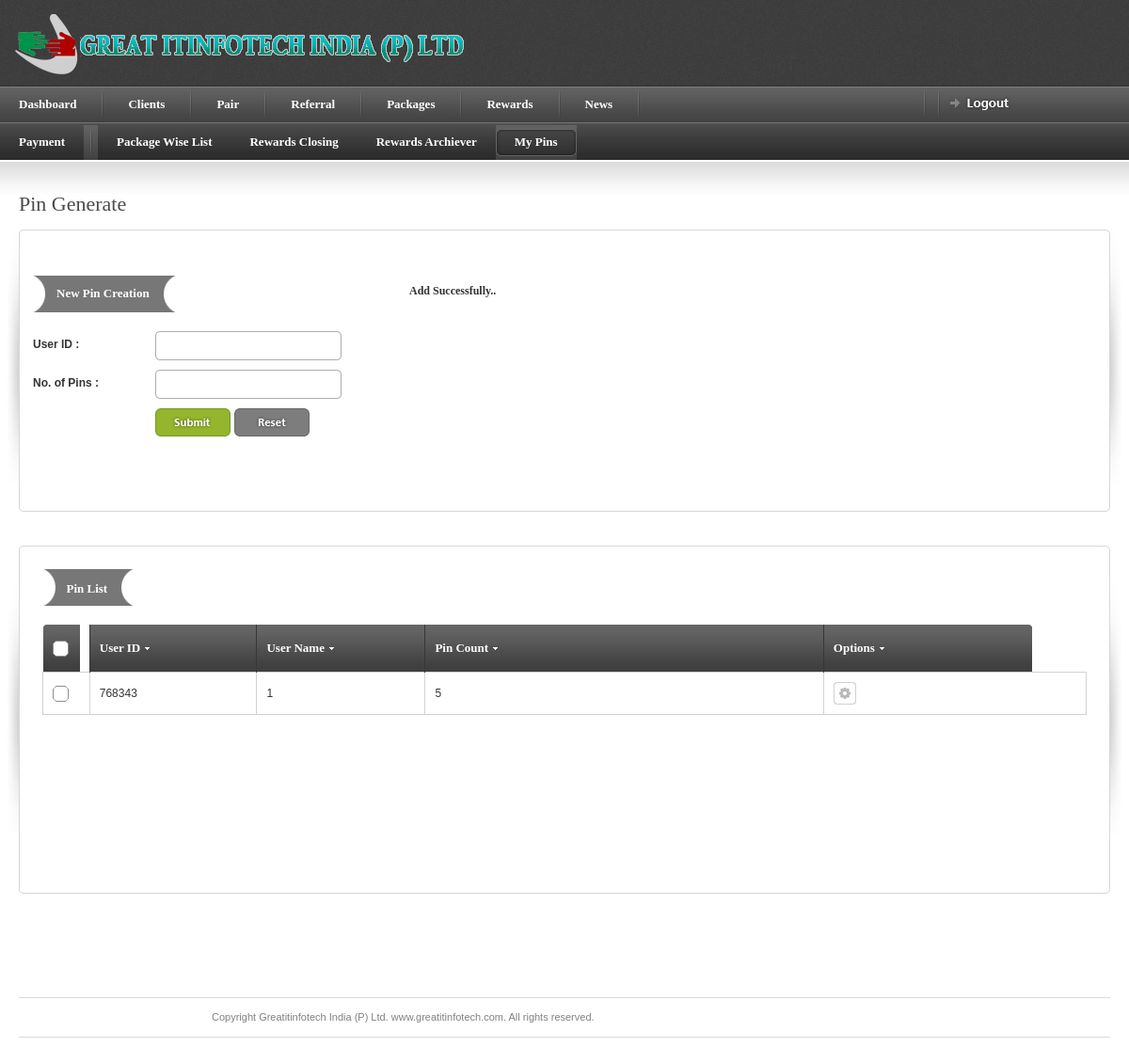
The page /admin/pin_generate.php?msg=suc (signed in) on the database its author committed.
### tables this page shows
CREATE TABLE IF NOT EXISTS `my_pins` (
  `pin_id` int(10) NOT NULL AUTO_INCREMENT,
  `user_id` int(10) NOT NULL,
  `client_id` int(11) NOT NULL,
  `pin_count` int(10) NOT NULL,
  `created_dte` date NOT NULL,
  PRIMARY KEY (`pin_id`)
);

### admin/pin_generate.php (the view, shortened to what this page needs)
<?php
$msg = "";
$pgtitle = "New Pin Creation";
if(isset($_GET['msg']))
{
  $msg = $_GET['msg'];
}
?>
<!DOCTYPE html PUBLIC "-//W3C//DTD XHTML 1.0 Strict//EN" "http://www.w3.org/TR/xhtml1/DTD/xhtml1-strict.dtd">
<html xmlns="http://www.w3.org/1999/xhtml">
<head>
<link rel="stylesheet" href="css/screen.css" type="text/css" media="screen" title="default" />
<link rel="stylesheet" href="css/datePicker.css" type="text/css" />
</head>
<body>
<?php require_once("header.php"); ?>
<div id="content-outer">
<div id="content">
	<div id="page-heading">
		<h1>Pin Generate</h1>
	</div>
	<table border="0" width="100%" cellpadding="0" cellspacing="0" id="content-table">
  <tr>
    <th rowspan="3" class="sized"><img src="images/shared/side_shadowleft.jpg" width="20" height="300" alt="" /></th>
    <th class="topleft"></th>
    <td id="tbl-border-top">&nbsp;</td>
    <th class="topright"></th>
    <th rowspan="3" class="sized"><img src="images/shared/side_shadowright.jpg" width="20" height="300" alt="" /></th>
  </tr>
  <tr>
    <td id="tbl-border-left"></td>
    <td>
        <div id="content-table-inner">
<form name="frm" id="frm" method="post" action="ins_pin_generate.php">
		  <table border="0" width="100%" cellpadding="0" cellspacing="0">
            <tr valign="top">
              <td>
                  <div id="step-holder">
                    <div class="step-dark-left"><a href=""><?php echo $pgtitle; ?></a></div>
                    <div class="step-dark-right">&nbsp;</div>
					<?php if($msg=='suc') { ?>
                    <div class="errmsg"><strong>Add Successfully..</strong></div>
					<?php } ?>
                  </div>
                  <table border="0" cellpadding="0" cellspacing="0"  id="id-form">
                    <tr>
                      <th valign="top">User ID  : </th>
                      <td><input name="usr_id" type="text" class="inp-form" id="usr_id" value=""/></td>
                    </tr>
                    <tr>
                      <th valign="top">No. of Pins : </th>
                      <td><input name="pin" type="text" class="inp-form" id="pin" value=""/>
                        <br />                      </td><td></td>
                    </tr>
                    <tr>
                      <th>&nbsp;</th>
                      <td valign="top"><input name="button" type="submit" class="form-submit" value="Send" />
                          <input name="reset" type="reset" class="form-reset" value=""  />                        </td>
                    </tr>
                  </table>
              </td>
            </tr>
            <tr>
              <td><img src="images/shared/blank.gif" width="695" height="1" alt="blank" /></td>
            </tr>
          </table>
		  </form>
        </div>
    </td>
    <td id="tbl-border-right"></td>
  </tr>
  <tr>
    <th class="sized bottomleft"></th>
    <td id="tbl-border-bottom">&nbsp;</td>
    <th class="sized bottomright"></th>
  </tr>
</table>
<br /><br />
<table border="0" width="100%" cellpadding="0" cellspacing="0" id="content-table">
	<tr>
		<th rowspan="3" class="sized"><img src="images/shared/side_shadowleft.jpg" width="20" height="300" alt="" /></th>
		<th class="topleft"></th>
		<td id="tbl-border-top">&nbsp;</td>
		<th class="topright"></th>
		<th rowspan="3" class="sized"><img src="images/shared/side_shadowright.jpg" width="20" height="300" alt="" /></th>
	</tr>
	<tr>
		<td id="tbl-border-left"></td>
		<td>
		<div id="content-table-inner">
			<div id="table-content">
<form id="mainform" action="">
				<table border="0" width="100%" cellpadding="0" cellspacing="0" id="product-table">
				<tr>
				  <th colspan="5">
				  <div id="step-holder">
                    <div class="step-dark-left"><a href="">Pin List </a></div>
                    <div class="step-dark-right">&nbsp;</div>
                  </div></th>
				  </tr>
				<tr>
				<th width="49" class="table-header-check"><a id="toggle-all" ></a> </th>
				<th width="140" class="table-header-repeat line-left minwidth-1"><a href="">User ID </a>	</th>
				<th width="141" class="table-header-repeat line-left"><a href="">User Name </a></th>
				<th width="335" class="table-header-repeat line-left"><a href="">Pin Count </a></th>
				<th width="238" class="table-header-options line-left"><a href="">Options</a></th>
				</tr>
				<?php
				$sqlstr = "select * from my_pins";
				$res = mysql_query($sqlstr) or die(mysql_error());
				$num = mysql_num_rows($res);
				if($num!=0)
				{
				while($result = mysql_fetch_array($res))
				{ ?>
					<tr>
						<td><input  type="checkbox"/></td>
						<td><?php echo $result['user_id']; ?></td>
						<td><?php echo $result['client_id']; ?></td>
						<td class="options-width"><?php echo $result['pin_count']; ?></td>
						<td class="options-width">
			<a href="view_pins.php?pinid=<?php echo $result['pin_id']; ?>" title="View" class="icon-1 info-tooltip"></a></td>
					</tr>
			<?php } } else { ?>
				<tr><td colspan="5" align="center">No Rewards Found..</td></tr>
			<?php } ?>
				</table>
			  </form>
			</div>
        </div>
		</td>
		<td id="tbl-border-right"></td>
	</tr>
	<tr>
		<th class="sized bottomleft"></th>
		<td id="tbl-border-bottom">&nbsp;</td>
		<th class="sized bottomright"></th>
	</tr>
	</table>
</div>
</div>
<?php require_once("footer.php"); ?>
</body>
</html>

### admin/css/screen.css (style rules this page uses)
* { margin: 0; padding: 0; }
html, body { height: 100%; }
body { background: #fff; color: #393939; font-family: Arial; font-size: 0px; line-height: 0; }
#content-outer { background: url(../images/shared/content_repeat.jpg) repeat-x; }
#content { color: #333; font-family: Arial, Helvetica, sans-serif; font-size: 12px; line-height: 18px; margin: 0 auto 0 auto; max-width: 1260px; min-width: 780px; padding: 35px 0px 30px 0px; }
#content-table { font-size: 0px; line-height: 0px; }
#content-table th.sized { height: 15px; width: 15px; padding: 0; margin: 0; font-size: 0px; line-height: 0px; }
#content-table-inner { font-size: 12px; line-height: 12px; padding: 10px 0 20px 0; }
#tbl-border-top { background: url(../images/shared/border_bit.jpg) top repeat-x; line-height: 0;font-size: 0px; height: 15px; }
#tbl-border-bottom { background: url(../images/shared/border_bit.jpg) bottom repeat-x; line-height: 0;font-size: 0px; height: 15px; }
#tbl-border-left { background: url(../images/shared/border_bit.jpg) left repeat-y; }
#tbl-border-right { background: url(../images/shared/border_bit.jpg) right repeat-y; }
#table-content { line-height: 16px; margin: 0 10px 10px 10px; min-height: 300px; }
.topleft { background: url(../images/shared/corner_top_left.jpg) no-repeat; width:15px; height:15px; }
.topright { background: url(../images/shared/corner_top_right.jpg) no-repeat; width:15px; height:15px; }
.bottomleft { background: url(../images/shared/corner_bottom_left.jpg) no-repeat; width:15px; height:15px; }
.bottomright { background: url(../images/shared/corner_bottom_right.jpg) no-repeat; width:15px; height:15px; }
#page-heading { margin: 0 0 15px 20px; }
h1 { color: #4b4b4b; font-family: Tahoma; font-size: 22px; line-height: 24px; font-weight: normal; }
a.icon-1 { background: url(../images/table/table_icon_1.gif) no-repeat; display: block; float: left; height: 24px; margin: 0 8px 0 0; width: 24px; }
#product-table { margin-bottom: 20px; }
#product-table td a { color: #393939; }
#product-table th { height: 50px; text-align: left; }
#product-table .minwidth-1 { min-width: 110px; }
#product-table td { border: 1px solid #d2d2d2; padding: 10px 0 10px 10px; }
td.options-width { padding: 0 0 0 10px; width: 210px; }
.table-header-check { background: url(../images/table/table_header_checkbox.jpg) no-repeat; border: none; min-width: 29px; padding: 0px 0 0 10px; width: 29px; }
.table-header-options { background: url(../images/table/table_header_options.jpg) no-repeat; border: none; min-width: 221px; padding: 0px 0 0 0; width: 221px; }
.table-header-repeat { background: url(../images/table/table_header_repeat.jpg) repeat-x; border: none; font-size: 0px; line-height: 0; padding: 0px 0 0 0; }
.table-header-options a, .table-header-repeat a { background: url(../images/table/table_sort_arrow.gif) right no-repeat; color: #fff; font-family: Tahoma; font-size: 13px; font-weight: bold; line-height: 14px; margin: 0 0 0 10px; padding: 0 10px 0 0; }
th.line-left { border-left: 1px solid #373737; }
#toggle-all { display: block; width: 17px; height:17px; cursor: pointer; background: url(../images/shared/checkbox.gif) 0 -17px; }
.form-submit { background: url(../images/forms/form_submit.gif) no-repeat; border: none; cursor: pointer; display: block; float: left; height: 30px; margin: 0 4px 0 0; padding: 0; text-indent: -3000px; width: 80px; }
.form-reset { background: url(../images/forms/form_reset.gif) no-repeat; border: none; cursor: pointer; display: block; float: left; height: 30px; text-indent: -3000px; width: 80px; }
.inp-form { background: url(../images/forms/form_inp.gif) no-repeat; border: none; color: #393939; height: 25px; padding: 6px 6px 0 6px; width: 186px; }
#id-form td { padding: 0 0 10px 0; }
#id-form th { line-height: 28px; min-width: 130px; padding: 0 0 10px 0; text-align: left; width: 130px; }
#step-holder { font-family: Tahoma; height:39px; margin-bottom: 20px; }
.step-dark-left { float:left; background: url(../images/forms/step_dark_left.gif) no-repeat; height:27px; padding:13px 15px 0 25px; font-size: 13px; color:#fff; font-weight: bold; }
.step-dark-left a { font-size: 13px; color:#fff; font-weight: bold; }
.step-dark-right { float:left; width:12px; background: url(../images/forms/step_dark_right.gif) no-repeat; height:39px; }
table { border-collapse: collapse; }
a { outline: none; text-decoration: none; }
img { border: 0; }
form { margin: 0; padding: 0; }
.errmsg { width:300px; margin-left:400px; padding-top:10px; }

### rows shown on the page
my_pins: user "768343", client "1", pin_count "5"

### other values the page prints
$pgtitle "New Pin Creation"
